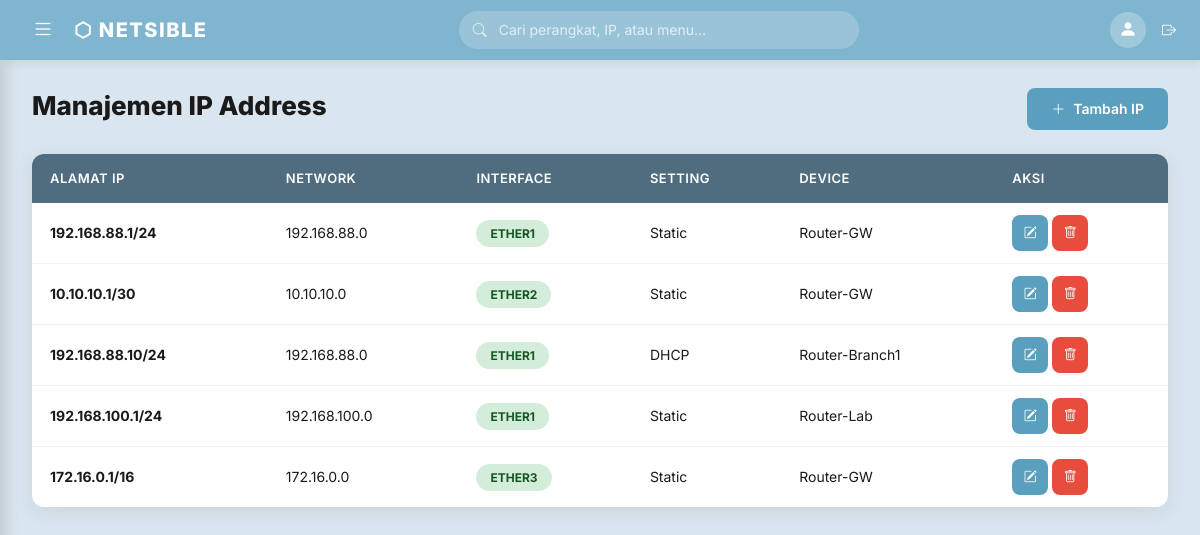
/devices/ (signed in), run on an earlier commit of the app's database.
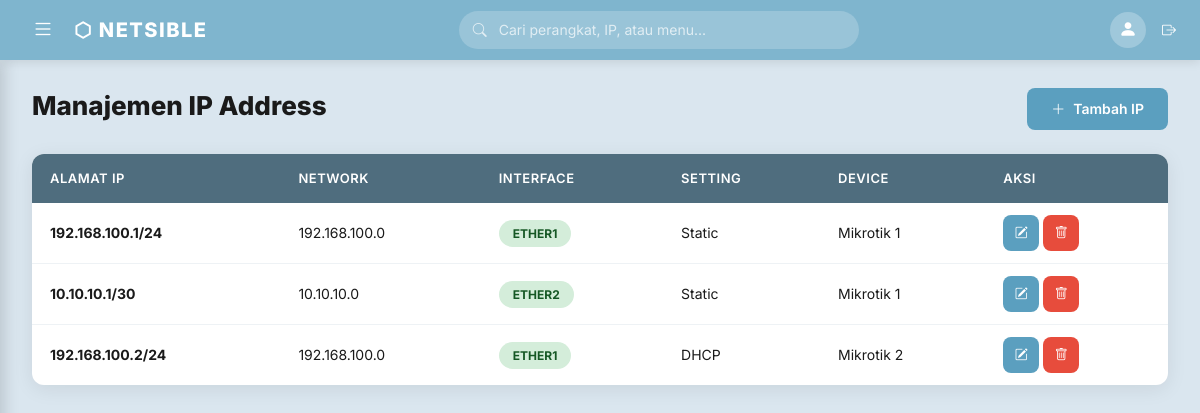
And on a later commit of the database.
### models/ip_address.py (models this page shows, shortened)
class IPAddress(db.Model):
    __tablename__ = 'ip_addresses'
    id = db.Column(db.Integer, primary_key=True)
    address = db.Column(db.String(45), nullable=False)
    network = db.Column(db.String(45), default='')
    interface = db.Column(db.String(50), default='')
    setting = db.Column(db.String(100), default='')
    device_id = db.Column(db.Integer, db.ForeignKey('devices.id'), nullable=True)

### models/device.py (models this page shows, shortened)
class Device(db.Model):
    __tablename__ = 'devices'
    id = db.Column(db.Integer, primary_key=True)
    name = db.Column(db.String(100), nullable=False)
    ip_address = db.Column(db.String(45), nullable=False)
    interface = db.Column(db.String(50), default='ether1')
    model = db.Column(db.String(100), default='')
    serial_number = db.Column(db.String(100), default='')
    mac_address = db.Column(db.String(17), default='')
    routeros_version = db.Column(db.String(20), default='')
    status = db.Column(db.String(10), default='offline')  # online / offline
    uptime = db.Column(db.String(50), default='')
    created_at = db.Column(db.DateTime, default=lambda: datetime.now(timezone.utc))
    updated_at = db.Column(db.DateTime, default=lambda: datetime.now(timezone.utc),
                           onupdate=lambda: datetime.now(timezone.utc))
    ip_addresses = db.relationship('IPAddress', backref='device', lazy=True,
                                   cascade='all, delete-orphan')

### blueprints/devices.py (the view)
@devices_bp.route('/')
@login_required
def device_list():
    ip_addresses = IPAddress.query.all()
    devices = Device.query.order_by(Device.name).all()
    return render_template('devices/list.html', ip_addresses=ip_addresses, devices=devices)

### models/user.py (called while the page is built)
@login_manager.user_loader
def load_user(user_id):
    return User.query.get(int(user_id))

### templates/devices/list.html (shortened to what this page needs)
{% extends "base.html" %}
{% block content %}
<div class="page-header">
    <h1>Manajemen IP Address</h1>
    <button class="btn-netsible btn-primary-n" data-bs-toggle="modal" data-bs-target="#addIpModal">
        <i class="bi bi-plus-lg"></i> Tambah IP
    </button>
</div>
<table class="table-netsible">
    <thead>
        <tr>
            <th>Alamat IP</th>
            <th>Network</th>
            <th>Interface</th>
            <th>Setting</th>
            <th>Device</th>
            <th>Aksi</th>
        </tr>
    </thead>
    <tbody id="ip-table-body">
        {% for ip in ip_addresses %}
        <tr>
            <td><strong>{{ ip.address }}</strong></td>
            <td>{{ ip.network }}</td>
            <td><span class="badge-status badge-online">{{ ip.interface }}</span></td>
            <td>{{ ip.setting }}</td>
            <td>
                {% if ip.device %}
                    {{ ip.device.name }}
                {% else %}
                    <span style="color: #999;">-</span>
                {% endif %}
            </td>
            <td>
                <button class="btn-netsible btn-primary-n btn-icon btn-sm btn-edit-ip" data-id="{{ ip.id }}">
                    <i class="bi bi-pencil-square"></i>
                </button>
                <button class="btn-netsible btn-danger-n btn-icon btn-sm btn-delete-ip" data-id="{{ ip.id }}">
                    <i class="bi bi-trash"></i>
                </button>
            </td>
        </tr>
        {% endfor %}
    </tbody>
</table>
{% endblock %}

What changed in the data, as far as the page shows it:
removed IPAddress: address "192.168.100.1/24", network "192.168.100.0", interface "ETHER1", setting "Static", device.name "Router-Lab"
removed IPAddress: address "172.16.0.1/16", network "172.16.0.0", interface "ETHER3", setting "Static", device.name "Router-GW"
changed IPAddress (number 1 of 3 on the later page): address "192.168.88.1/24" → "192.168.100.1/24"; network "192.168.88.0" → "192.168.100.0"; device.name "Router-GW" → "Mikrotik 1"
changed through a linked row, IPAddress "ETHER2": device.name "Router-GW" → "Mikrotik 1"
changed IPAddress "DHCP": address "192.168.88.10/24" → "192.168.100.2/24"; network "192.168.88.0" → "192.168.100.0"; device.name "Router-Branch1" → "Mikrotik 2"
